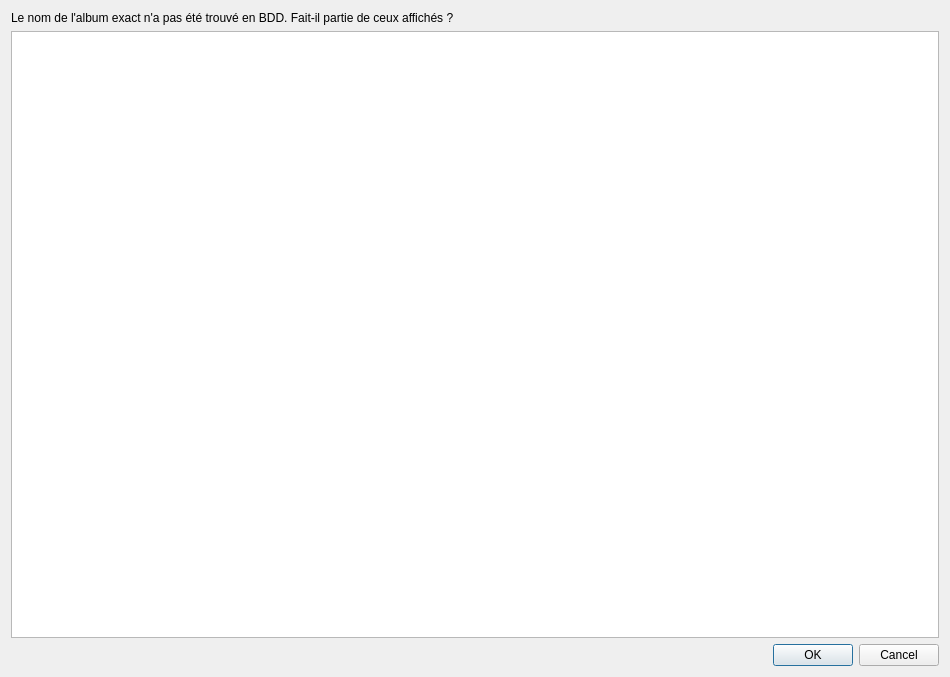
<?xml version="1.0" encoding="UTF-8"?>
<ui version="4.0">
 <class>ChoixAlbumPhysDialog</class>
 <widget class="QDialog" name="ChoixAlbumPhysDialog">
  <property name="geometry">
   <rect>
    <x>0</x>
    <y>0</y>
    <width>950</width>
    <height>677</height>
   </rect>
  </property>
  <property name="windowTitle">
   <string>Album non trouvé</string>
  </property>
  <layout class="QVBoxLayout" name="verticalLayout">
   <item>
    <widget class="QLabel" name="label">
     <property name="text">
      <string>Le nom de l'album exact n'a pas été trouvé en BDD. Fait-il partie de ceux affichés ?</string>
     </property>
    </widget>
   </item>
   <item>
    <widget class="QListView" name="ListeAlbums">
     <property name="editTriggers">
      <set>QAbstractItemView::EditKeyPressed</set>
     </property>
     <property name="iconSize">
      <size>
       <width>100</width>
       <height>100</height>
      </size>
     </property>
     <property name="gridSize">
      <size>
       <width>130</width>
       <height>130</height>
      </size>
     </property>
     <property name="viewMode">
      <enum>QListView::IconMode</enum>
     </property>
     <property name="uniformItemSizes">
      <bool>true</bool>
     </property>
    </widget>
   </item>
   <item>
    <widget class="QDialogButtonBox" name="buttonBox">
     <property name="orientation">
      <enum>Qt::Horizontal</enum>
     </property>
     <property name="standardButtons">
      <set>QDialogButtonBox::Cancel|QDialogButtonBox::Ok</set>
     </property>
    </widget>
   </item>
  </layout>
 </widget>
 <resources/>
 <connections>
  <connection>
   <sender>buttonBox</sender>
   <signal>accepted()</signal>
   <receiver>ChoixAlbumPhysDialog</receiver>
   <slot>accept()</slot>
   <hints>
    <hint type="sourcelabel">
     <x>248</x>
     <y>254</y>
    </hint>
    <hint type="destinationlabel">
     <x>157</x>
     <y>274</y>
    </hint>
   </hints>
  </connection>
  <connection>
   <sender>buttonBox</sender>
   <signal>rejected()</signal>
   <receiver>ChoixAlbumPhysDialog</receiver>
   <slot>reject()</slot>
   <hints>
    <hint type="sourcelabel">
     <x>316</x>
     <y>260</y>
    </hint>
    <hint type="destinationlabel">
     <x>286</x>
     <y>274</y>
    </hint>
   </hints>
  </connection>
 </connections>
</ui>
